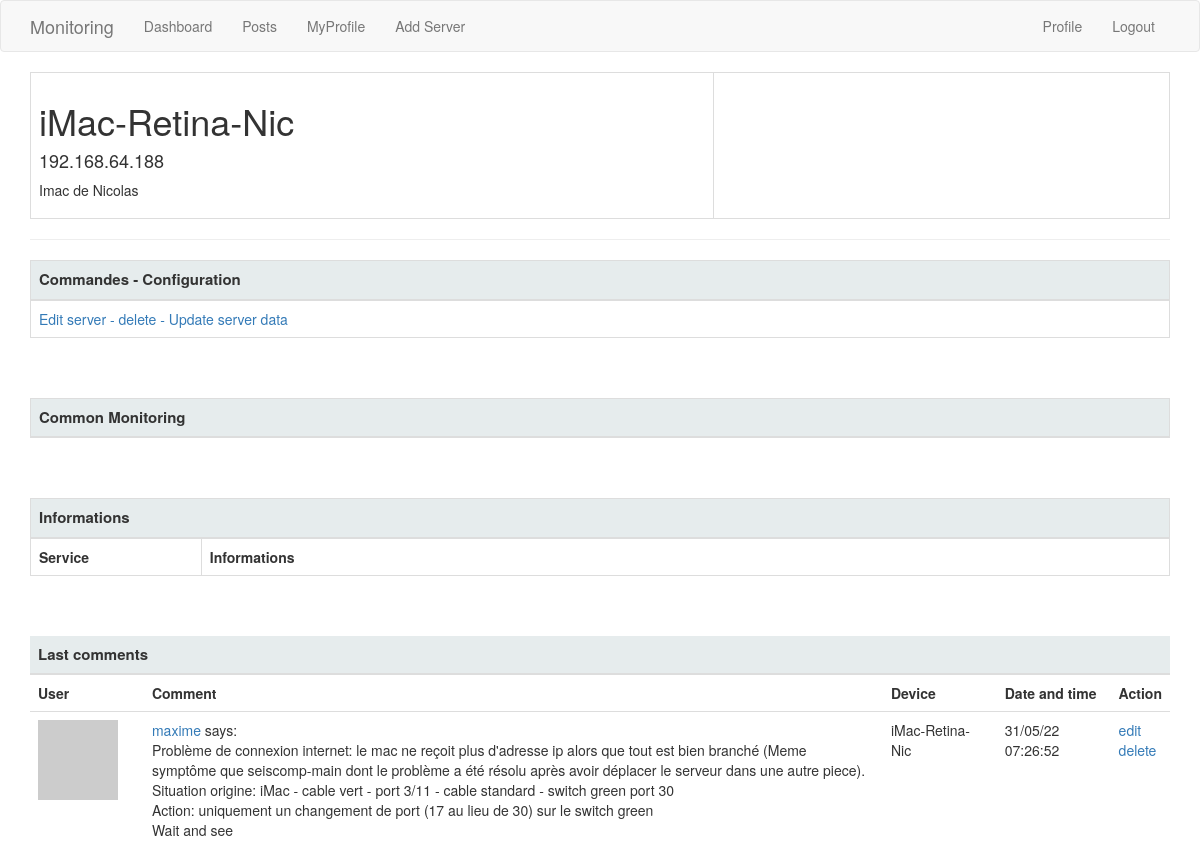
Before: /dashboard/iMac-Retina-Nic (signed in) with the older database file.
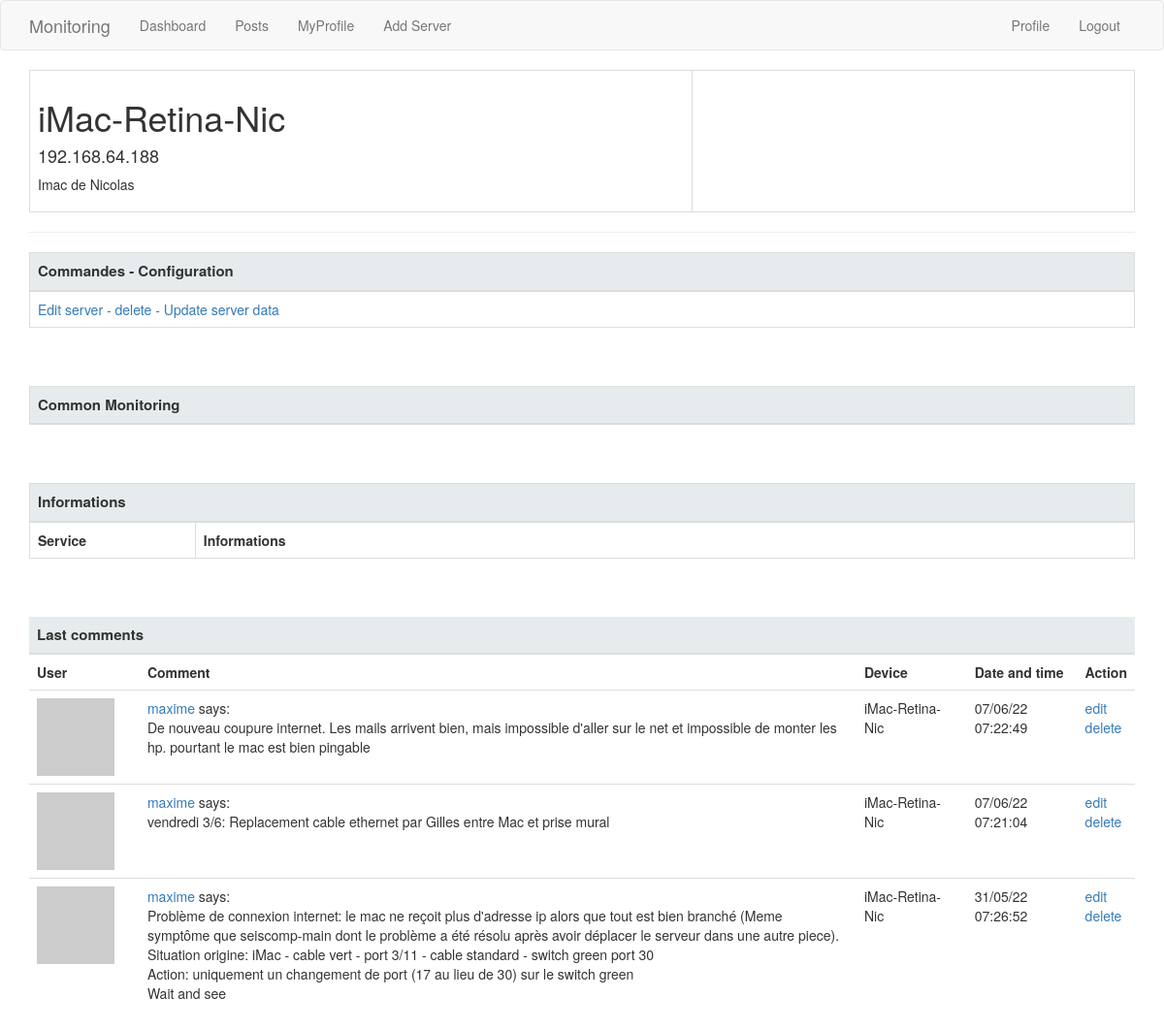
After: the same page with the newer database file.
### webapp/models.py (models this page shows, shortened)
class Server(db.Model):
    id = db.Column(db.Integer, primary_key=True)
    address = db.Column(db.String(15), index=True, unique=True)
    name = db.Column(db.String(30), index=True)
    user = db.Column(db.String(15), index=True)
    about_me = db.Column(db.String(140))
    public_address = db.Column(db.String(15), index=True)
    public_name = db.Column(db.String(30), index=True)
    public_server = db.Column(db.Boolean, default=False, index=True)
    os = db.Column(db.String(30), index=True)
    raminfo = db.Column(db.String(30), index=True)
    modele = db.Column(db.String(30), index=True)
    cpuinfo = db.Column(db.String(30), index=True)
    system_type = db.Column(db.String(30), index=True)
    ssh_connection = db.Column(db.Boolean, default=False, index=True)
    def deco_test_ssh(function):
        def test_ssh(self):
            if self.ping_ip():
                test = subprocess.Popen(f"ssh -o StrictHostKeyChecking=no -o PasswordAuthentication=No -l {self.user} {self.address} {'exit'}", shell=True, stdout=subprocess.PIPE, stderr=subprocess.PIPE).communicate()
                test = test[0].decode('ascii')
                if re.search('denied', str(test)):
                    return False
                else:
                    return function(self)
            else:
                return False
        return test_ssh
    def get_server_info(self):
        home = os.getcwd()
        file = "{}/webapp/templates/server/{}.py".format(home, self.name)
        try:
            foo = SourceFileLoader("info", file).load_module()
        except:
            return 0
        return foo.info.items()

class Post(db.Model):
    id = db.Column(db.Integer, primary_key=True)
    body = db.Column(db.String(1000))
    timestamp = db.Column(db.DateTime, index=True, default=datetime.utcnow)
    user_id = db.Column(db.Integer, db.ForeignKey('user.id'))
    device = db.Column(db.String(30), index=True)

class User(UserMixin, db.Model):
    __tablename__ = 'user'
    id = db.Column(db.Integer, primary_key=True)
    username = db.Column(db.String(64), index=True, unique=True)
    email = db.Column(db.String(120), index=True, unique=True)
    password_hash = db.Column(db.String(128))
    posts = db.relationship('Post', backref='author', lazy='dynamic')
    about_me = db.Column(db.String(140))
    last_seen = db.Column(db.DateTime, default=datetime.utcnow)
    def avatar(self, size):
        digest = md5(self.email.lower().encode('utf-8')).hexdigest()
        return 'https://www.gravatar.com/avatar/{}?d=identicon&s={}'.format(
            digest, size)

### webapp/routes.py (the view)
@app.route('/dashboard/<server>')
@login_required
def server(server):
        server_x = Server.query.filter_by(name=server).first_or_404()
        posts = Post.query.order_by(Post.timestamp.desc()).filter_by(device=server)
        infos = Server_info.query.filter_by(server_name=server)
        return render_template('server.html', server=server_x, posts=posts, os=os, infos=infos)

### webapp/models.py (called while the page is built)
@login.user_loader
def load_user(id):
    return User.query.get(int(id))

### webapp/routes.py (called while the page is built)
@app.before_request
def before_request():
    if current_user.is_authenticated:
        current_user.last_seen = datetime.utcnow()
        db.session.commit()

### webapp/templates/server.html (shortened to what this page needs)
{% extends "base.html" %}
{% block app_content %}
    <table class="table table-bordered">
        <col style="width:60%">
        <col style="width:40%">
        <tr valign="top">
            <td>
                <h1> {{ server.name }} {% if server.public_server %} <br>{{ server.public_name }}   {% endif %} </h1>
                <h4> {{ server.address }} {% if server.public_server %}  <br>{{ server.public_address }} {% endif %}</h4>
                {% if server.about_me %}<p style="white-space: pre-line">{{ server.about_me }}</p>{% endif %}
            </td>
        </tr>
    </table>
    <hr>
    <table class="table table-hover table-bordered title">
            <col style="width:100%">
            <thead>
                    <tr>
                            <th colspan="3">Commandes - Configuration</th>
                    </tr>
            </thead>
            <tbody>
                    <tr>
                            <td><a href="{{ url_for('edit_server', name=server.name) }}">Edit server</a>
                            <a>   -   </a>
                            <a href="{{ url_for('server_delete', id=server.id) }}"
      onclick="return confirm('Do you want to permanently delete this server: {{ server.name }}?');" title="Delete Server">delete</a>
                            <a>   -   </a>
                            <a href="{{ url_for('update_server', server=server.name) }}">Update server data</a></td>
                     </tr>
            </tbody>
    </table>
    <br></br>
    <table class="table table-hover table-bordered title">
            <col style="width:20%">
            <col style="width:70%">
            <col style="width:10%">
            <thead>
                    <tr>
                            <th colspan="3">Common Monitoring</th>
                    </tr>
            </thead>
    </table>
<br></br>
    <table class="table table-hover table-bordered title">
            <col style="width:15%">
            <col style="width:85%">
            <thead>
                    <tr>
                            <th colspan="5">Informations</th>
                    </tr>
            </thead>
            <tbody>
                    <tr >
                                <th>Service</th>
                                <th>Informations</th>
                    </tr>
            </tbody>
    </table>
    <br></br>
        {% include "table_post.html" %}
{% endblock %}

### webapp/templates/base.html (shortened to what this page needs)
{% extends 'bootstrap/base.html' %}
{% block styles %}
{{super()}}
<link rel= "stylesheet" type= "text/css" href= "{{ url_for('static',filename='styles/style.css') }}">
{% endblock %}
{% block navbar %}
  <nav class="navbar navbar-default">
        <div class="container">
            <div class="navbar-header">
                <a class="navbar-brand" href="{{ url_for('monitoring') }}" onclick="return confirm('Do you want to monitor all servers? It will take a 20-30 sec!');">Monitoring</a>
            </div>
            <div class="collapse navbar-collapse" id="bs-example-navbar-collapse-1">
                <ul class="nav navbar-nav">
                    <li><a href="{{ url_for('dashboard') }}">Dashboard</a></li>
                    <li><a href="{{ url_for('index') }}">Posts</a></li>
                    {% if not current_user.is_anonymous %}
                        <li><a href="{{ url_for('user', username=current_user.username) }}">MyProfile</a></li>
                        <li><a href="{{ url_for('AddServer') }}">Add Server</a></li>
                    {% endif %}
                </ul>
                <ul class="nav navbar-nav navbar-right">
                    {% if current_user.is_anonymous %}
                    <li><a href="{{ url_for('login') }}">Login</a></li>
                    {% else %}
                    <li><a href="{{ url_for('user', username=current_user.username) }}">Profile</a></li>
                    <li><a href="{{ url_for('logout') }}">Logout</a></li>
                    {% endif %}
                </ul>
            </div>
        </div>
    </nav>
{% endblock %}
{% block content %}
    <div class="container">
    {% block app_content %}{% endblock %}
    </div>
{% endblock %}

### webapp/templates/table_post.html
   <table class="table table-hover title">
        <col style="width:10%">
        <col style="width:65%">
        <col style="width:10%">
        <col style="width:10%">
        <col style="width:10%">
        <thead>
                <tr>
                        <th colspan="5">Last comments </th>
                </tr>
        </thead>
        <tbody>
                <tr >
                            <th>User</th>
                            <th>Comment</th>
                            <th>Device</th>
                            <th>Date and time</th>
                            <th>Action</th>
                </tr>
                {% for post in posts %}
                <tr>
                        <td width="3rem"><a href="{{ url_for('user', username=post.author.username) }}"><img src="{{ post.author.avatar(30) }}" /></a></td>
                        <td  style="white-space: pre-line"><a href="{{ url_for('user', username=post.author.username) }}">{{ post.author.username }}</a> says:<br>{{ post.body }}</td>
                        <td> {{ post.device }} </td>
                        <td class="date"> {{ post.timestamp.strftime("%d/%m/%y %X") }} </td>
                        <td><a href="{{ url_for('post_modify', id=post.id) }}" title="Modify Comment">edit</a>
                        <a href="{{ url_for('post_delete', id=post.id) }}" onclick="return confirm('Do you want to permanently delete the comment: {{ post.body }}?');" title="Delete Comment">delete</a>
                        </td>
                 </tr>
                {% endfor %}
        </tbody>
</table>

### webapp/static/styles/style.css (style rules this page uses)
table.title thead th { font-size: 1.5rem; background-color: #E6ECED; }

Changed rows visible on the page:
added Post: author.username "maxime", body "De nouveau coupure internet. Les mails arrivent bien, mais impossible d'aller sur le net et impossible de monter les hp. pourtant le mac est bien pingable", device "iMac-Retina-Nic", timestamp "07/06/22 07:22:49"
added Post: author.username "maxime", body "vendredi 3/6: Replacement cable ethernet par Gilles entre Mac et prise mural", device "iMac-Retina-Nic", timestamp "07/06/22 07:21:04"
